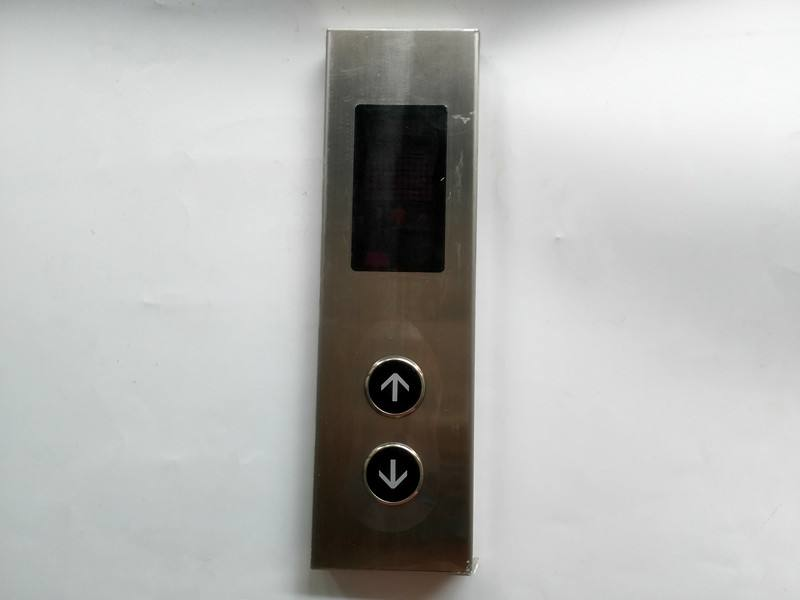
#> input picture t.png, 800 x 600 px
$ python button_hough_detect.py   (older library calls are emulated)
#> lines starting #> are read from the running program, lines starting #| are printed output that depends on the picture; after the words box and inside, x2 and y2 are one past the last pixel; in counts of white or black regions, pixels touching at a corner belong together
#!/usr/bin/python
# -*- coding: utf-8 -*
import cv2
import sys
import numpy as np
from matplotlib import pyplot as plt

imgo=cv2.imread('t.png')
#> imgo is the input picture: shape (600, 800, 3); mean B, G, R 179.3, 181.5, 181.2
img=cv2.imread('t.png',0) #Input a picture
#> img: shape (600, 800); min 0, max 255, mean 181.2

'''
kernel = np.ones((5,5),np.uint8)

#闭运算 先先膨胀在腐蚀 填充前景物体小洞
closing = cv2.morphologyEx(img, cv2.MORPH_CLOSE, kernel)

# 中值滤波
#img = cv2.medianBlur(img,5)
#img=closing
#ret,th1 = cv2.threshold(img,127,255,cv2.THRESH_BINARY)
#11 为 Block size, 2 为 C
# Otsu's thresholding after Gaussian filtering
#(5,5)为高斯核的大小,0 为标准差
#blur = cv2.GaussianBlur(img,(3,3),0)
# 阈值一定要设为 0!
#ret3,th3 = cv2.threshold(blur,0,255,cv2.THRESH_BINARY+cv2.THRESH_OTSU)
# 中值滤波
img = cv2.medianBlur(img,5)
ret,th1 = cv2.threshold(img,127,255,cv2.THRESH_BINARY)
#11 为 Block size, 2 为 C 值
th2 = cv2.adaptiveThreshold(img,255,cv2.ADAPTIVE_THRESH_MEAN_C,cv2.THRESH_BINARY,11,2)
th3 = cv2.adaptiveThreshold(img,255,cv2.ADAPTIVE_THRESH_GAUSSIAN_C,cv2.THRESH_BINARY,11,2)
titles = ['Original Image', 'Global Thresholding (v = 127)',
'Adaptive Mean Thresholding', 'Adaptive Gaussian Thresholding']
images = [img, th1, th2, th3]
for i in xrange(4):
	plt.subplot(2,2,i+1),plt.imshow(images[i],'gray')
	plt.title(titles[i])
	plt.xticks([]),plt.yticks([])

plt.show()
'''
#img = cv2.medianBlur(img,3)
#cv2.imshow('ori',img)
#img= cv2.bilateralFilter(img,9,75,75)
imgrey= cv2.medianBlur(img,25)
cv2.imshow('fimg',img)
#cimg = cv2.cvtColor(img,cv2.COLOR_GRAY2BGR)
circles = cv2.HoughCircles(img,cv2.cv.CV_HOUGH_GRADIENT,1,20,param1=50,param2=40,minRadius=10,maxRadius=30)
#> circles = [[395.5, 389.5, 29.4], [393.5, 473.5, 27.1]]
#circles = cv2.HoughCircles(img,cv2.cv.CV_HOUGH_GRADIENT,1,50,param1=50,param2=20,minRadius=20,maxRadius=200)
circles = np.uint16(np.around(circles))
#> circles = [[396, 390, 29], [394, 474, 27]]
for i in circles[0,:]:
	# draw the outer circle
	cv2.circle(imgo,(i[0],i[1]),i[2],(0,255,0),2)
	# draw the center of the circle
	cv2.circle(imgo,(i[0],i[1]),2,(0,0,255),3)
#> this loop made 2 passes
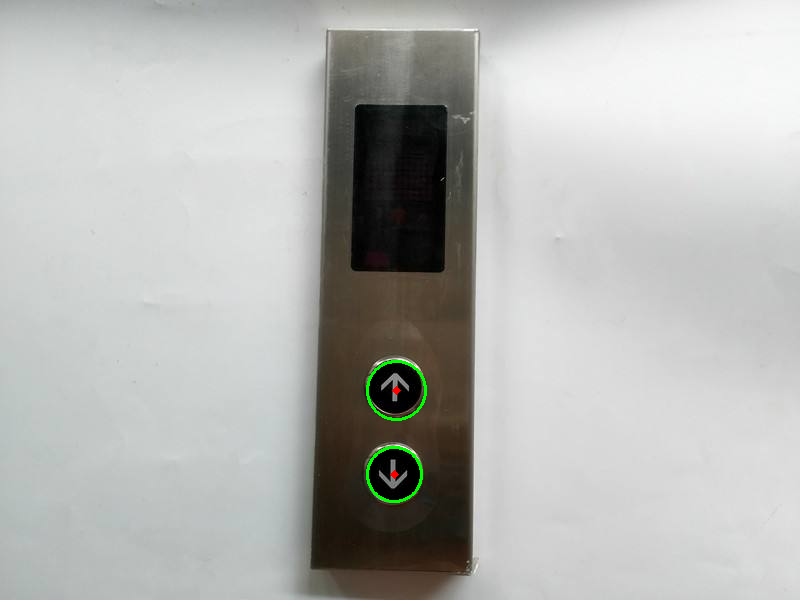
#> imgo: shape (600, 800, 3); 0.24% of pixels changed, all inside (x1, y1, x2, y2) = (366, 360, 427, 503)
cv2.imshow('detected circles',imgo)
cv2.waitKey(0)
